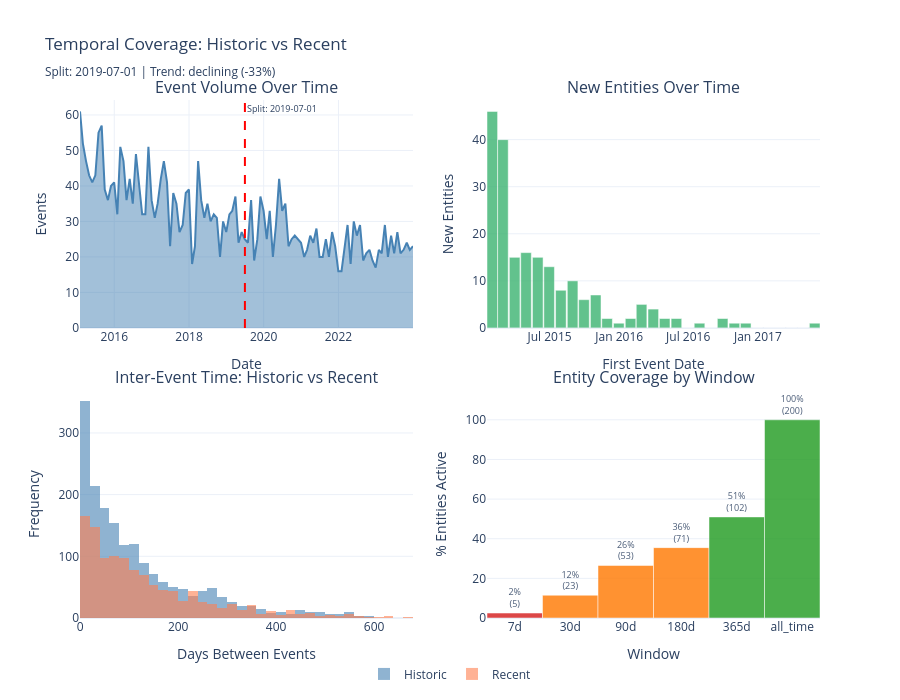

Write notebook code for a chart like this one.
### Markdown cell above
## 1a.6 Create Analysis Views (Historic + Recent)

**Understanding Temporal Stratification**

Splitting data into time periods reveals whether patterns are stable or evolving:
- **Historic**: older data establishing baseline behavior
- **Recent**: newer data showing current regime
- **Divergence** between periods signals concept drift or population shift

Interpreting Period Comparisons:

| Signal | Stable (H ≈ R) | Shifting (H ≠ R) |
|--------|----------------|-------------------|
| Event volume | Consistent population | Growth or decline wave |
| Entity arrivals | Steady acquisition | Acceleration or saturation |
| Inter-event gaps | Uniform cadence | Engagement regime change |
| Data gaps | Known quality | Emerging coverage issues |

Reading Inter-Event Time:
- Median gap = typical engagement cadence
- Mean >> Median (ratio > 1.5) = heavy right skew, long tail of inactive entities
- IQR > Median = high variability across entities
- Period shift in median gap = engagement regime change

Stratification vs Segmentation:
- Stratification = time-based split (when events happened)
- Segmentation = entity-based split (who the entities are)

### Code cell
from customer_retention.core.compat import safe_to_datetime
from customer_retention.stages.profiling import analyze_temporal_coverage, derive_drift_implications

df_temp = df.copy()
df_temp[TIME_COLUMN] = safe_to_datetime(df_temp[TIME_COLUMN])

coverage_result = analyze_temporal_coverage(df_temp, ENTITY_COLUMN, TIME_COLUMN)
drift = derive_drift_implications(coverage_result)

midpoint = coverage_result.first_event + (coverage_result.last_event - coverage_result.first_event) / 2
split_date = drift.recommended_training_start or midpoint
_has_split = split_date is not None and not native_pd.isna(split_date)
historic_mask = df_temp[TIME_COLUMN] < split_date if _has_split else native_pd.Series(False, index=df_temp.index)


def _inter_event_days(data):
    result = []
    for _, group in data.groupby(ENTITY_COLUMN):
        if len(group) < 2:
            continue
        result.extend(group[TIME_COLUMN].sort_values().diff().dropna().dt.total_seconds() / 86400)
    return result


inter_event_times = _inter_event_days(df_temp)
inter_event_series = native_pd.Series(inter_event_times) if inter_event_times else native_pd.Series(dtype=float)
historic_iet = native_pd.Series(_inter_event_days(df_temp[historic_mask])) if historic_mask.any() else native_pd.Series(dtype=float)
recent_iet = native_pd.Series(_inter_event_days(df_temp[~historic_mask])) if (~historic_mask).any() else native_pd.Series(dtype=float)

fig = make_subplots(
    rows=2, cols=2,
    subplot_titles=["Event Volume Over Time", "New Entities Over Time",
                    "Inter-Event Time: Historic vs Recent", "Entity Coverage by Window"],
    vertical_spacing=0.12, horizontal_spacing=0.10,
)

fig.add_trace(go.Scatter(
    x=coverage_result.events_over_time.index, y=coverage_result.events_over_time.to_numpy(),
    mode="lines", fill="tozeroy", line_color="steelblue", showlegend=False,
), row=1, col=1)
if _has_split:
    fig.add_vline(x=split_date.isoformat(), line_dash="dash", line_color="red", row=1, col=1)
    fig.add_annotation(x=split_date.isoformat(), y=1, yref="y domain",
                       text=f"Split: {split_date.strftime('%Y-%m-%d')}",
                       showarrow=False, font=dict(size=9), xanchor="left", yanchor="top",
                       row=1, col=1)

for gap in coverage_result.gaps:
    severity_colors = {"minor": "rgba(255,165,0,0.15)", "moderate": "rgba(255,100,0,0.25)",
                       "major": "rgba(255,0,0,0.25)"}
    fig.add_vrect(x0=gap.start.isoformat(), x1=gap.end.isoformat(),
                  fillcolor=severity_colors[gap.severity], line_width=0, row=1, col=1)

fig.add_trace(go.Bar(
    x=coverage_result.new_entities_over_time.index, y=coverage_result.new_entities_over_time.to_numpy(),
    marker_color="mediumseagreen", opacity=0.8, showlegend=False,
), row=1, col=2)

if len(historic_iet) > 0:
    fig.add_trace(go.Histogram(
        x=historic_iet[historic_iet <= historic_iet.quantile(0.99)], nbinsx=40,
        name="Historic", marker_color="steelblue", opacity=0.6,
    ), row=2, col=1)
if len(recent_iet) > 0:
    fig.add_trace(go.Histogram(
        x=recent_iet[recent_iet <= recent_iet.quantile(0.99)], nbinsx=40,
        name="Recent", marker_color="coral", opacity=0.6,
    ), row=2, col=1)

cov = [(c.window, c.coverage_pct * 100, c.active_entities) for c in coverage_result.entity_window_coverage]
fig.add_trace(go.Bar(
    x=[c[0] for c in cov], y=[c[1] for c in cov], showlegend=False,
    marker_color=["#2ca02c" if p >= 50 else "#ff7f0e" if p >= 10 else "#d62728" for _, p, _ in cov],
    opacity=0.85, text=[f"{p:.0f}%<br>({n:,})" for _, p, n in cov],
    textposition="outside", textfont_size=9,
), row=2, col=2)

trend_label = f"{coverage_result.volume_trend} ({coverage_result.volume_change_pct:+.0%})"
gap_label = f" | {len(coverage_result.gaps)} gap(s)" if coverage_result.gaps else ""
split_label = split_date.strftime('%Y-%m-%d') if _has_split else "N/A"
fig.update_layout(
    template="plotly_white", height=700, barmode="overlay",
    title=(f"Temporal Coverage: Historic vs Recent<br><sub>"
           f"Split: {split_label} | Trend: {trend_label}{gap_label}</sub>"),
    legend=dict(orientation="h", yanchor="top", y=-0.08, xanchor="center", x=0.5),
    margin=dict(b=70),
)
fig.update_xaxes(title_text="Date", row=1, col=1)
fig.update_xaxes(title_text="First Event Date", row=1, col=2)
fig.update_xaxes(title_text="Days Between Events", row=2, col=1)
fig.update_xaxes(title_text="Window", row=2, col=2)
fig.update_yaxes(title_text="Events", row=1, col=1)
fig.update_yaxes(title_text="New Entities", row=1, col=2)
fig.update_yaxes(title_text="Frequency", row=2, col=1)
fig.update_yaxes(title_text="% Entities Active", range=[0, 115], row=2, col=2)
display_figure(fig)

### Figure 1 — Plotly figure (JSON) as saved in the notebook; plotly's stock layout.template omitted (floating-point values rounded to 4 significant figures; data arrays with more than 128 entries replaced by an {"elided": "..."} marker saying what was removed)
{"data": [{"fill": "tozeroy", "line": {"color": "steelblue"}, "mode": "lines", "showlegend": false, "type": "scatter", "x": ["2015-01-31T00:00:00", "2015-02-28T00:00:00", "2015-03-31T00:00:00", "2015-04-30T00:00:00", "2015-05-31T00:00:00", "2015-06-30T00:00:00", "2015-07-31T00:00:00", "2015-08-31T00:00:00", "2015-09-30T00:00:00", "2015-10-31T00:00:00", "2015-11-30T00:00:00", "2015-12-31T00:00:00", "2016-01-31T00:00:00", "2016-02-29T00:00:00", "2016-03-31T00:00:00", "2016-04-30T00:00:00", "2016-05-31T00:00:00", "2016-06-30T00:00:00", "2016-07-31T00:00:00", "2016-08-31T00:00:00", "2016-09-30T00:00:00", "2016-10-31T00:00:00", "2016-11-30T00:00:00", "2016-12-31T00:00:00", "2017-01-31T00:00:00", "2017-02-28T00:00:00", "2017-03-31T00:00:00", "2017-04-30T00:00:00", "2017-05-31T00:00:00", "2017-06-30T00:00:00", "2017-07-31T00:00:00", "2017-08-31T00:00:00", "2017-09-30T00:00:00", "2017-10-31T00:00:00", "2017-11-30T00:00:00", "2017-12-31T00:00:00", "2018-01-31T00:00:00", "2018-02-28T00:00:00", "2018-03-31T00:00:00", "2018-04-30T00:00:00", "2018-05-31T00:00:00", "2018-06-30T00:00:00", "2018-07-31T00:00:00", "2018-08-31T00:00:00", "2018-09-30T00:00:00", "2018-10-31T00:00:00", "2018-11-30T00:00:00", "2018-12-31T00:00:00", "2019-01-31T00:00:00", "2019-02-28T00:00:00", "2019-03-31T00:00:00", "2019-04-30T00:00:00", "2019-05-31T00:00:00", "2019-06-30T00:00:00", "2019-07-31T00:00:00", "2019-08-31T00:00:00", "2019-09-30T00:00:00", "2019-10-31T00:00:00", "2019-11-30T00:00:00", "2019-12-31T00:00:00", "2020-01-31T00:00:00", "2020-02-29T00:00:00", "2020-03-31T00:00:00", "2020-04-30T00:00:00", "2020-05-31T00:00:00", "2020-06-30T00:00:00", "2020-07-31T00:00:00", "2020-08-31T00:00:00", "2020-09-30T00:00:00", "2020-10-31T00:00:00", "2020-11-30T00:00:00", "2020-12-31T00:00:00", "2021-01-31T00:00:00", "2021-02-28T00:00:00", "2021-03-31T00:00:00", "2021-04-30T00:00:00", "2021-05-31T00:00:00", "2021-06-30T00:00:00", "2021-07-31T00:00:00", "2021-08-31T00:00:00", "2021-09-30T00:00:00", "2021-10-31T00:00:00", "2021-11-30T00:00:00", "2021-12-31T00:00:00", "2022-01-31T00:00:00", "2022-02-28T00:00:00", "2022-03-31T00:00:00", "2022-04-30T00:00:00", "2022-05-31T00:00:00", "2022-06-30T00:00:00", "2022-07-31T00:00:00", "2022-08-31T00:00:00", "2022-09-30T00:00:00", "2022-10-31T00:00:00", "2022-11-30T00:00:00", "2022-12-31T00:00:00", "2023-01-31T00:00:00", "2023-02-28T00:00:00", "2023-03-31T00:00:00", "2023-04-30T00:00:00", "2023-05-31T00:00:00", "2023-06-30T00:00:00", "2023-07-31T00:00:00", "2023-08-31T00:00:00", "2023-09-30T00:00:00", "2023-10-31T00:00:00", "2023-11-30T00:00:00", "2023-12-31T00:00:00"], "xaxis": "x", "y": [61, 52, 47, 43, 41, 43, 55, 57, 39, 36, 40, 41, 32, 51, 47, 36, 42, 35, 49, 40, 32, 32, 51, 36, 31, 35, 42, 47, 41, 23, 38, 35, 27, 29, 38, 39, 18, 23, 47, 36, 31, 35, 30, 32, 31, 20, 30, 27, 32, 33, 37, 24, 27, 25, 24, 36, 19, 25, 37, 33, 25, 33, 20, 29, 42, 33, 35, 23, 25, 26, 25, 24, 20, 22, 26, 24, 28, 20, 20, 25, 20, 27, 23, 16, 16, 22, 29, 18, 30, 26, 29, 19, 21, 22, 19, 17, 22, 21, 29, 20, 26, 21, 27, 21, 22, 24, 22, 23], "yaxis": "y"}, {"marker": {"color": "mediumseagreen"}, "opacity": 0.8, "showlegend": false, "type": "bar", "x": ["2015-01-31T00:00:00", "2015-02-28T00:00:00", "2015-03-31T00:00:00", "2015-04-30T00:00:00", "2015-05-31T00:00:00", "2015-06-30T00:00:00", "2015-07-31T00:00:00", "2015-08-31T00:00:00", "2015-09-30T00:00:00", "2015-10-31T00:00:00", "2015-11-30T00:00:00", "2015-12-31T00:00:00", "2016-01-31T00:00:00", "2016-02-29T00:00:00", "2016-03-31T00:00:00", "2016-04-30T00:00:00", "2016-05-31T00:00:00", "2016-06-30T00:00:00", "2016-07-31T00:00:00", "2016-08-31T00:00:00", "2016-09-30T00:00:00", "2016-10-31T00:00:00", "2016-11-30T00:00:00", "2016-12-31T00:00:00", "2017-01-31T00:00:00", "2017-02-28T00:00:00", "2017-03-31T00:00:00", "2017-04-30T00:00:00", "2017-05-31T00:00:00"], "xaxis": "x2", "y": [46, 40, 15, 16, 15, 13, 8, 10, 6, 7, 2, 1, 2, 5, 4, 2, 2, 0, 1, 0, 2, 1, 1, 0, 0, 0, 0, 0, 1], "yaxis": "y2"}, {"marker": {"color": "steelblue"}, "name": "Historic", "nbinsx": 40, "opacity": 0.6, "type": "histogram", "x": {"elided": "1783 float values"}, "xaxis": "x3", "yaxis": "y3"}, {"marker": {"color": "coral"}, "name": "Recent", "nbinsx": 40, "opacity": 0.6, "type": "histogram", "x": {"elided": "1169 float values"}, "xaxis": "x3", "yaxis": "y3"}, {"marker": {"color": ["#d62728", "#ff7f0e", "#ff7f0e", "#ff7f0e", "#2ca02c", "#2ca02c"]}, "opacity": 0.85, "showlegend": false, "text": ["2%<br>(5)", "12%<br>(23)", "26%<br>(53)", "36%<br>(71)", "51%<br>(102)", "100%<br>(200)"], "textfont": {"size": 9}, "textposition": "outside", "type": "bar", "x": ["7d", "30d", "90d", "180d", "365d", "all_time"], "xaxis": "x4", "y": [2.5, 11.5, 26.5, 35.5, 51.0, 100.0], "yaxis": "y4"}], "layout": {"annotations": [{"font": {"size": 16}, "showarrow": false, "text": "Event Volume Over Time", "x": 0.225, "xanchor": "center", "xref": "paper", "y": 1.0, "yanchor": "bottom", "yref": "paper"}, {"font": {"size": 16}, "showarrow": false, "text": "New Entities Over Time", "x": 0.775, "xanchor": "center", "xref": "paper", "y": 1.0, "yanchor": "bottom", "yref": "paper"}, {"font": {"size": 16}, "showarrow": false, "text": "Inter-Event Time: Historic vs Recent", "x": 0.225, "xanchor": "center", "xref": "paper", "y": 0.44, "yanchor": "bottom", "yref": "paper"}, {"font": {"size": 16}, "showarrow": false, "text": "Entity Coverage by Window", "x": 0.775, "xanchor": "center", "xref": "paper", "y": 0.44, "yanchor": "bottom", "yref": "paper"}, {"font": {"size": 9}, "showarrow": false, "text": "Split: 2019-07-01", "x": "2019-07-01T12:00:00", "xanchor": "left", "xref": "x", "y": 1, "yanchor": "top", "yref": "y domain"}], "barmode": "overlay", "height": 700, "legend": {"orientation": "h", "x": 0.5, "xanchor": "center", "y": -0.08, "yanchor": "top"}, "margin": {"b": 70}, "shapes": [{"line": {"color": "red", "dash": "dash"}, "type": "line", "x0": "2019-07-01T12:00:00", "x1": "2019-07-01T12:00:00", "xref": "x", "y0": 0, "y1": 1, "yref": "y domain"}], "title": {"text": "Temporal Coverage: Historic vs Recent<br><sub>Split: 2019-07-01 | Trend: declining (-33%)</sub>"}, "xaxis": {"anchor": "y", "domain": [0.0, 0.45], "title": {"text": "Date"}}, "xaxis2": {"anchor": "y2", "domain": [0.55, 1.0], "title": {"text": "First Event Date"}}, "xaxis3": {"anchor": "y3", "domain": [0.0, 0.45], "title": {"text": "Days Between Events"}}, "xaxis4": {"anchor": "y4", "domain": [0.55, 1.0], "title": {"text": "Window"}}, "yaxis": {"anchor": "x", "domain": [0.56, 1.0], "title": {"text": "Events"}}, "yaxis2": {"anchor": "x2", "domain": [0.56, 1.0], "title": {"text": "New Entities"}}, "yaxis3": {"anchor": "x3", "domain": [0.0, 0.44], "title": {"text": "Frequency"}}, "yaxis4": {"anchor": "x4", "domain": [0.0, 0.44], "range": [0, 115], "title": {"text": "% Entities Active"}}}}
